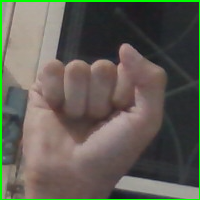
#> input picture dataset/A/0.png, 200 x 200 px, found by its file name; its folder holds only this picture in this run
$ python preprocessamento.py
#> lines starting #> are read from the running program, lines starting #| are printed output that depends on the picture
from PIL import Image
import os
import numpy as np

def preprocess_image(image_path, output_size=(64, 64)):
#> called with image_path = 'dataset\\A/0.png', output_size = (64, 64)
    img = Image.open(image_path)
#> img is the input picture: PIL image 200x200 RGB; mean R, G, B 96.3, 94.2, 83.9
    img = img.resize(output_size)
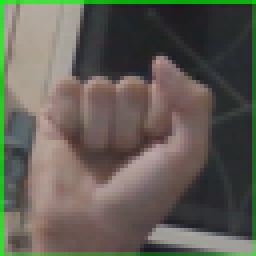
#> img: PIL image 64x64 RGB (shown 4 times larger); mean R, G, B 96.6, 93.5, 84.2
    img = img.convert('RGB')
    return np.array(img) / 255.0

for letter in os.listdir('dataset'):
    folder_path = f'dataset\\{letter}'
    for img_file in os.listdir(folder_path):
        if img_file.endswith('.png'):
            img_path = os.path.join(folder_path, img_file)
            img = preprocess_image(img_path)
            np.save(img_path.replace('.png', '.npy'), img)
